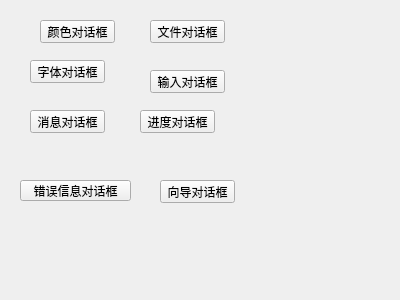
<?xml version="1.0" encoding="UTF-8"?>
<ui version="4.0">
 <class>myWidget</class>
 <widget class="QWidget" name="myWidget">
  <property name="geometry">
   <rect>
    <x>0</x>
    <y>0</y>
    <width>400</width>
    <height>300</height>
   </rect>
  </property>
  <property name="windowTitle">
   <string>myWidget</string>
  </property>
  <widget class="QPushButton" name="pushButton">
   <property name="geometry">
    <rect>
     <x>40</x>
     <y>20</y>
     <width>75</width>
     <height>23</height>
    </rect>
   </property>
   <property name="text">
    <string>颜色对话框</string>
   </property>
  </widget>
  <widget class="QPushButton" name="pushButton_2">
   <property name="geometry">
    <rect>
     <x>150</x>
     <y>20</y>
     <width>75</width>
     <height>23</height>
    </rect>
   </property>
   <property name="text">
    <string>文件对话框</string>
   </property>
  </widget>
  <widget class="QPushButton" name="pushButton_3">
   <property name="geometry">
    <rect>
     <x>30</x>
     <y>60</y>
     <width>75</width>
     <height>23</height>
    </rect>
   </property>
   <property name="text">
    <string>字体对话框</string>
   </property>
  </widget>
  <widget class="QPushButton" name="pushButton_4">
   <property name="geometry">
    <rect>
     <x>30</x>
     <y>110</y>
     <width>75</width>
     <height>23</height>
    </rect>
   </property>
   <property name="text">
    <string>消息对话框</string>
   </property>
  </widget>
  <widget class="QPushButton" name="pushButton_5">
   <property name="geometry">
    <rect>
     <x>150</x>
     <y>70</y>
     <width>75</width>
     <height>23</height>
    </rect>
   </property>
   <property name="text">
    <string>输入对话框</string>
   </property>
  </widget>
  <widget class="QPushButton" name="pushButton_6">
   <property name="geometry">
    <rect>
     <x>140</x>
     <y>110</y>
     <width>75</width>
     <height>23</height>
    </rect>
   </property>
   <property name="text">
    <string>进度对话框</string>
   </property>
  </widget>
  <widget class="QPushButton" name="pushButton_7">
   <property name="geometry">
    <rect>
     <x>20</x>
     <y>180</y>
     <width>111</width>
     <height>21</height>
    </rect>
   </property>
   <property name="text">
    <string>错误信息对话框</string>
   </property>
  </widget>
  <widget class="QPushButton" name="pushButton_8">
   <property name="geometry">
    <rect>
     <x>160</x>
     <y>180</y>
     <width>75</width>
     <height>23</height>
    </rect>
   </property>
   <property name="text">
    <string>向导对话框</string>
   </property>
  </widget>
 </widget>
 <layoutdefault spacing="6" margin="11"/>
 <resources/>
 <connections/>
</ui>
